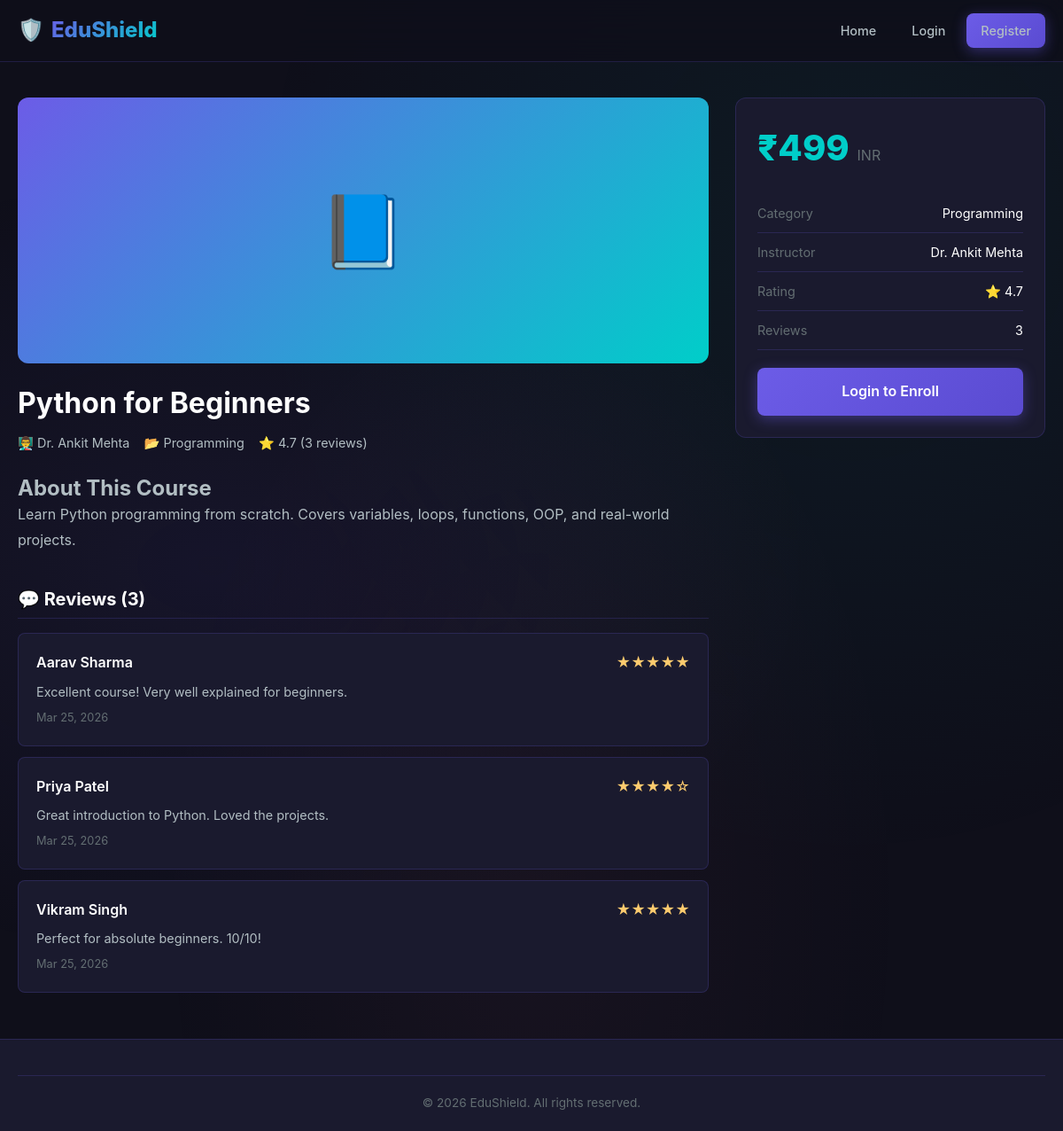
The app's page /course.php?id=1 with its own data.
### tables this page shows
CREATE TABLE IF NOT EXISTS courses (
    id INT AUTO_INCREMENT PRIMARY KEY,
    title VARCHAR(200) NOT NULL,
    description TEXT NOT NULL,
    price DECIMAL(10,2) NOT NULL DEFAULT 0.00,
    category VARCHAR(100) NOT NULL,
    instructor VARCHAR(100) NOT NULL,
    thumbnail VARCHAR(255) DEFAULT 'default_course.png',
    video_url VARCHAR(255) DEFAULT '',
    created_at TIMESTAMP DEFAULT CURRENT_TIMESTAMP
);

CREATE TABLE IF NOT EXISTS reviews (
    id INT AUTO_INCREMENT PRIMARY KEY,
    user_id INT NOT NULL,
    course_id INT NOT NULL,
    rating TINYINT NOT NULL CHECK (rating BETWEEN 1 AND 5),
    comment TEXT,
    created_at TIMESTAMP DEFAULT CURRENT_TIMESTAMP,
    FOREIGN KEY (user_id) REFERENCES users(id) ON DELETE CASCADE,
    FOREIGN KEY (course_id) REFERENCES courses(id) ON DELETE CASCADE,
    UNIQUE KEY unique_review (user_id, course_id)
);

CREATE TABLE IF NOT EXISTS users (
    id INT AUTO_INCREMENT PRIMARY KEY,
    name VARCHAR(100) NOT NULL,
    email VARCHAR(150) NOT NULL UNIQUE,
    password VARCHAR(255) NOT NULL,
    role ENUM('student', 'admin') NOT NULL DEFAULT 'student',
    created_at TIMESTAMP DEFAULT CURRENT_TIMESTAMP
);

### includes/session.php (called while the page is built, shortened)
<?php
function isLoggedIn() {
    return isset($_SESSION['user_id']);
}

### includes/functions.php (called while the page is built, shortened)
<?php
require_once __DIR__ . '/db.php';
function e($string) {
    return htmlspecialchars($string, ENT_QUOTES, 'UTF-8');
}
function getCourseById($id) {
    global $conn;
    $stmt = $conn->prepare("SELECT c.*, COALESCE(AVG(r.rating), 0) as avg_rating, COUNT(r.id) as review_count
                            FROM courses c
                            LEFT JOIN reviews r ON c.id = r.course_id
                            WHERE c.id = ? GROUP BY c.id");
    $stmt->bind_param("i", $id);
    $stmt->execute();
    $result = $stmt->get_result();
    $course = $result->fetch_assoc();
    return $course;
}
function getCourseReviews($courseId) {
    global $conn;
    $stmt = $conn->prepare("SELECT r.*, u.name as user_name FROM reviews r
                            JOIN users u ON r.user_id = u.id
                            WHERE r.course_id = ? ORDER BY r.created_at DESC");
    $stmt->bind_param("i", $courseId);
    $stmt->execute();
    $result = $stmt->get_result();
    $reviews = [];
    while ($row = $result->fetch_assoc()) {
        $reviews[] = $row;
    }
    return $reviews;
}

### course.php (the view, shortened to what this page needs)
<?php
require_once 'includes/session.php';
require_once 'includes/functions.php';
$courseId = isset($_GET['id']) ? (int)$_GET['id'] : 0;
$course = getCourseById($courseId);
$reviews = getCourseReviews($courseId);
$enrolled = isLoggedIn() ? isEnrolled(getCurrentUserId(), $courseId) : false;
?>
<!DOCTYPE html>
<html lang="en">
<head>
    <link rel="stylesheet" href="css/style.css">
</head>
<body>
<nav class="navbar">
    <div class="container">
        <a href="/edushield/" class="logo">
            <span>🛡️</span>
            <span>EduShield</span>
        </a>
        <div class="nav-links">
            <a href="/edushield/">Home</a>
            <?php if (isLoggedIn()): ?>
                <?php if (getCurrentUserRole() === 'admin'): ?>
                    <a href="/edushield/admin/dashboard.php">Admin Panel</a>
                <?php else: ?>
                    <a href="/edushield/student/dashboard.php">Dashboard</a>
                    <a href="/edushield/student/my_courses.php">My Courses</a>
                <?php endif; ?>
                <a href="/edushield/logout.php" class="btn btn-secondary btn-sm">Logout</a>
            <?php else: ?>
                <a href="/edushield/login.php">Login</a>
                <a href="/edushield/register.php" class="btn btn-primary btn-sm">Register</a>
            <?php endif; ?>
        </div>
    </div>
</nav>
<main>
    <section class="course-detail">
        <div class="container">
            <div class="course-detail-grid">
                <div class="course-main">
                    <div class="course-thumb">
                        <?php if ($enrolled && !empty($course['video_url'])): ?>
                            <iframe src="<?php echo e($course['video_url']); ?>" allowfullscreen></iframe>
                        <?php else: ?>
                            📘
                        <?php endif; ?>
                    </div>
                    <h1><?php echo e($course['title']); ?></h1>
                    <div class="course-meta">
                        <span>👨‍🏫 <?php echo e($course['instructor']); ?></span>
                        <span>📂 <?php echo e($course['category']); ?></span>
                        <span>⭐ <?php echo number_format($course['avg_rating'], 1); ?> (<?php echo $course['review_count']; ?> reviews)</span>
                    </div>
                    <div class="course-description">
                        <h3>About This Course</h3>
                        <p><?php echo nl2br(e($course['description'])); ?></p>
                    </div>
                    <div class="reviews-section">
                        <h3 class="dash-section-title">💬 Reviews (<?php echo count($reviews); ?>)</h3>
                        <?php if (empty($reviews)): ?>
                            <div class="empty-state" style="padding: 30px;">
                                <p>No reviews yet. Be the first to review!</p>
                            </div>
                        <?php else: ?>
                            <?php foreach ($reviews as $review): ?>
                                <div class="review-item">
                                    <div class="review-header">
                                        <span class="review-author"><?php echo e($review['user_name']); ?></span>
                                        <span class="review-rating">
                                            <?php echo str_repeat('★', $review['rating']) . str_repeat('☆', 5 - $review['rating']); ?>
                                        </span>
                                    </div>
                                    <p class="review-text"><?php echo e($review['comment']); ?></p>
                                    <p class="review-date"><?php echo date('M d, Y', strtotime($review['created_at'])); ?></p>
                                </div>
                            <?php endforeach; ?>
                        <?php endif; ?>
                    </div>
                </div>
                <div class="course-sidebar">
                    <div class="sidebar-card">
                        <div class="price-tag">₹<?php echo number_format($course['price'], 0); ?> <small>INR</small></div>
                        <ul class="sidebar-info">
                            <li><span>Category</span><span><?php echo e($course['category']); ?></span></li>
                            <li><span>Instructor</span><span><?php echo e($course['instructor']); ?></span></li>
                            <li><span>Rating</span><span>⭐ <?php echo number_format($course['avg_rating'], 1); ?></span></li>
                            <li><span>Reviews</span><span><?php echo $course['review_count']; ?></span></li>
                        </ul>
                        <?php if ($enrolled): ?>
                            <div class="alert alert-success" style="margin-bottom: 0;">✅ You are enrolled in this course</div>
                        <?php elseif (isLoggedIn() && getCurrentUserRole() === 'student'): ?>
                            <a href="/edushield/enroll.php?id=<?php echo $course['id']; ?>" class="btn btn-success btn-block btn-lg">
                                Enroll Now – ₹<?php echo number_format($course['price'], 0); ?>
                            </a>
                        <?php elseif (!isLoggedIn()): ?>
                            <a href="/edushield/login.php?error=<?php echo urlencode('Please login to enroll.'); ?>" class="btn btn-primary btn-block btn-lg">
                                Login to Enroll
                            </a>
                        <?php endif; ?>
                    </div>
                </div>
            </div>
        </div>
    </section>
</main>
<footer class="footer">
    <div class="container">
        <div class="footer-bottom">
            <p>&copy; <?php echo date('Y'); ?> EduShield. All rights reserved.</p>
        </div>
    </div>
</footer>
</body>
</html>

### records on screen
courses: title "Python for Beginners", instructor "Dr. Ankit Mehta", category "Programming", description "Learn Python programming from scratch. Covers variables, loops, functions, OOP, and real-world projects.", price "499"
reviews: user.name "Aarav Sharma", rating "★★★★★", comment "Excellent course! Very well explained for beginners.", created_at "Mar 25, 2026"
reviews: user.name "Priya Patel", rating "★★★★", rating "☆", comment "Great introduction to Python. Loved the projects.", created_at "Mar 25, 2026"
reviews: user.name "Vikram Singh", rating "★★★★★", comment "Perfect for absolute beginners. 10/10!", created_at "Mar 25, 2026"

### other values on screen
$course['avg_rating'] "4.7"
$course['review_count'] "3"
count($reviews) "3"
